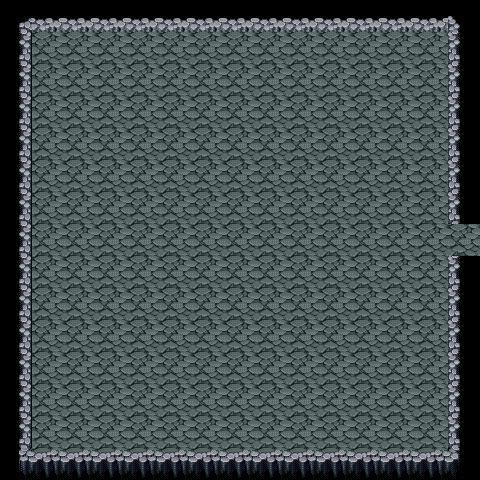

This is a level from a 2D game, rendered from its Tiled map with the project's own tilesets. A one-line summary and the map file follow, with tile-layer data summarised:
An orthogonal 15x15 tile map with 32x32 px tiles, 2 tile layers (background, collision) and 1 object (door).

<map version="1.0" orientation="orthogonal" width="15" height="15" tilewidth="32" tileheight="32">
 <tileset firstgid="1" name="dungeon_tileset" tilewidth="32" tileheight="32">
  <image source="../images/dungeon_tileset.png" width="512" height="512" />
 </tileset>
 <layer name="background" width="15" height="15">
  <data>[225 cells, 225 non-empty, 1 distinct tile ids]</data>
 </layer>
 <layer name="collision" width="15" height="15">
  <properties>
   <property name="collision" value="true" />
  </properties>
  <data>[225 cells, 55 non-empty, 8 distinct tile ids]</data>
 </layer>
 <objectgroup name="objects" width="15" height="15">
  <object name="door_E" type="door" x="448" y="224" width="32" height="32">
   <properties>
    <property name="enter_door.direction" value="E" />
   </properties>
  </object>
 </objectgroup>
</map>
